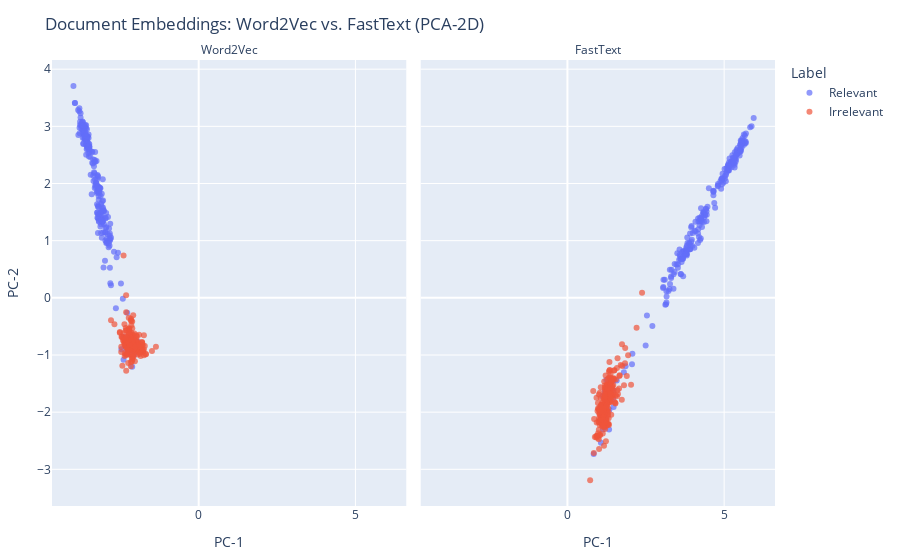

The code cell stored with this chart in its notebook:
### Markdown cell above
**Interactive Embedding Visualization**

### Code cell
fig = px.scatter(
    df_plot,
    x="d1", y="d2",
    color="label",
    facet_col="model",
    opacity=0.7,
    title="Document Embeddings: Word2Vec vs. FastText (PCA-2D)",
    labels={"d1":"PC-1", "d2":"PC-2"}
)
fig.update_layout(margin=dict(l=20,r=20,t=60,b=20), legend_title="Label")
fig.for_each_annotation(lambda a: a.update(text=a.text.split("=")[-1]))
fig.write_html(BASE_DIR / "reports/document_EmbeddingsWord2Vecvs.FastText.html")
display(fig)

### Figure 1 — Plotly figure (JSON) as saved in the notebook; plotly's stock layout.template omitted (floating-point values rounded to 4 significant figures; data arrays with more than 128 entries replaced by an {"elided": "..."} marker saying what was removed)
{"data": [{"hovertemplate": "label=Relevant<br>model=Word2Vec<br>PC-1=%{x}<br>PC-2=%{y}<extra></extra>", "legendgroup": "Relevant", "marker": {"color": "#636efa", "opacity": 0.7, "symbol": "circle"}, "mode": "markers", "name": "Relevant", "orientation": "v", "showlegend": true, "type": "scatter", "x": {"elided": "250 float values"}, "xaxis": "x", "y": {"elided": "250 float values"}, "yaxis": "y"}, {"hovertemplate": "label=Relevant<br>model=FastText<br>PC-1=%{x}<br>PC-2=%{y}<extra></extra>", "legendgroup": "Relevant", "marker": {"color": "#636efa", "opacity": 0.7, "symbol": "circle"}, "mode": "markers", "name": "Relevant", "orientation": "v", "showlegend": false, "type": "scatter", "x": {"elided": "250 float values"}, "xaxis": "x2", "y": {"elided": "250 float values"}, "yaxis": "y2"}, {"hovertemplate": "label=Irrelevant<br>model=Word2Vec<br>PC-1=%{x}<br>PC-2=%{y}<extra></extra>", "legendgroup": "Irrelevant", "marker": {"color": "#EF553B", "opacity": 0.7, "symbol": "circle"}, "mode": "markers", "name": "Irrelevant", "orientation": "v", "showlegend": true, "type": "scatter", "x": {"elided": "250 float values"}, "xaxis": "x", "y": {"elided": "250 float values"}, "yaxis": "y"}, {"hovertemplate": "label=Irrelevant<br>model=FastText<br>PC-1=%{x}<br>PC-2=%{y}<extra></extra>", "legendgroup": "Irrelevant", "marker": {"color": "#EF553B", "opacity": 0.7, "symbol": "circle"}, "mode": "markers", "name": "Irrelevant", "orientation": "v", "showlegend": false, "type": "scatter", "x": {"elided": "250 float values"}, "xaxis": "x2", "y": {"elided": "250 float values"}, "yaxis": "y2"}], "layout": {"annotations": [{"font": {}, "showarrow": false, "text": "Word2Vec", "x": 0.245, "xanchor": "center", "xref": "paper", "y": 1, "yanchor": "bottom", "yref": "paper"}, {"font": {}, "showarrow": false, "text": "FastText", "x": 0.755, "xanchor": "center", "xref": "paper", "y": 1, "yanchor": "bottom", "yref": "paper"}], "legend": {"title": {"text": "Label"}, "tracegroupgap": 0}, "margin": {"b": 20, "l": 20, "r": 20, "t": 60}, "title": {"text": "Document Embeddings: Word2Vec vs. FastText (PCA-2D)"}, "xaxis": {"anchor": "y", "domain": [0, 0.49], "title": {"text": "PC-1"}}, "xaxis2": {"anchor": "y2", "domain": [0.51, 1], "matches": "x", "title": {"text": "PC-1"}}, "yaxis": {"anchor": "x", "domain": [0, 1], "title": {"text": "PC-2"}}, "yaxis2": {"anchor": "x2", "domain": [0, 1], "matches": "y", "showticklabels": false}}}
